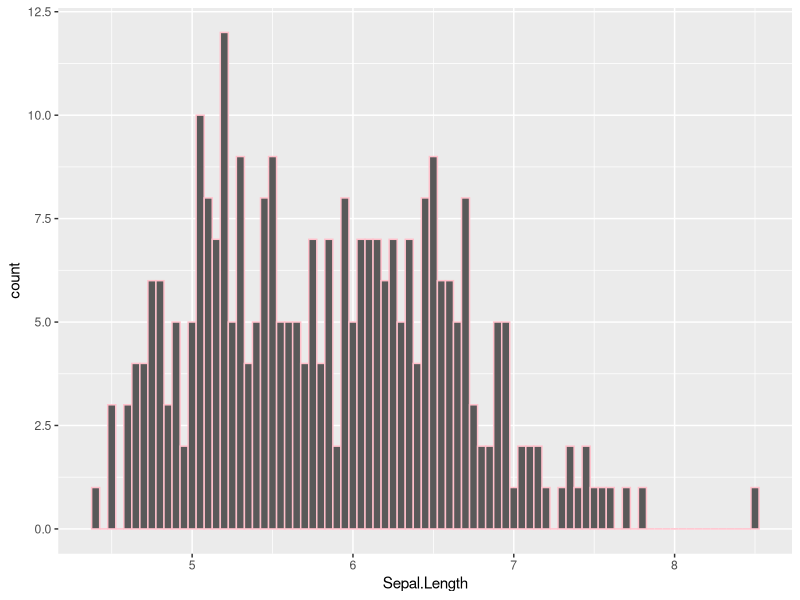
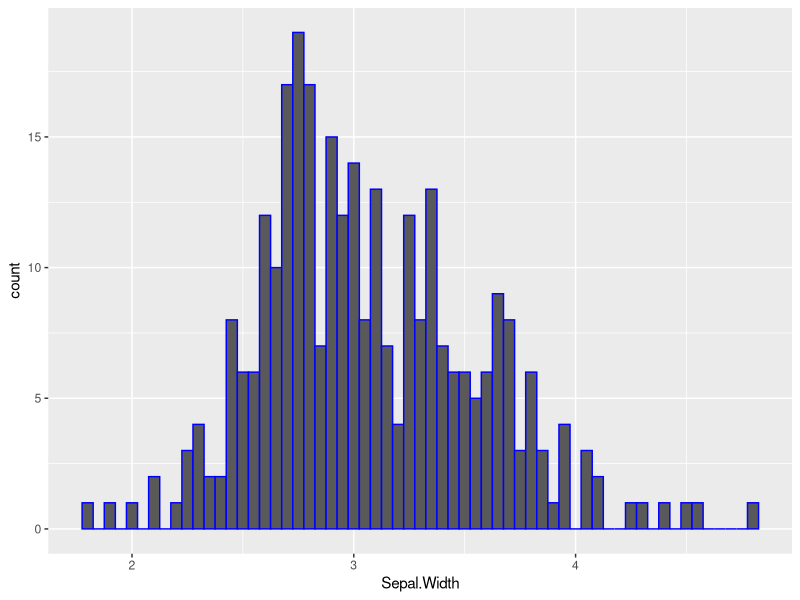
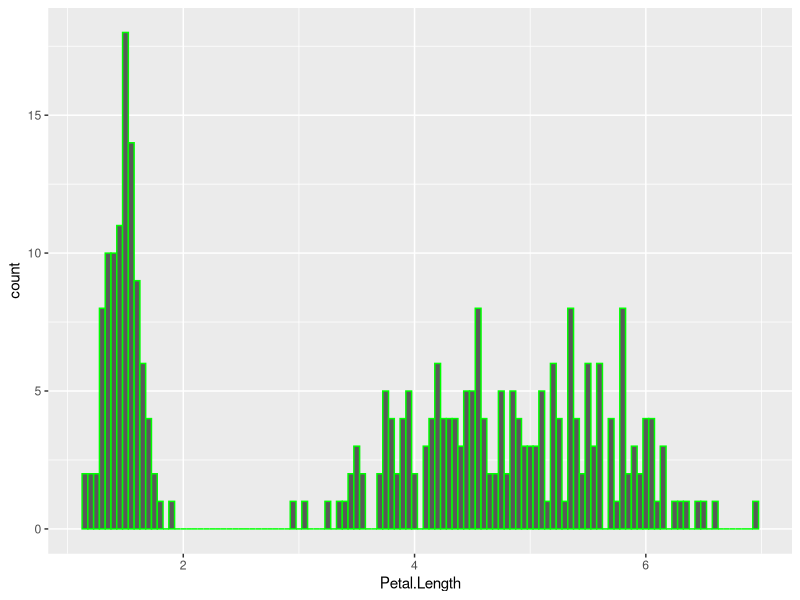
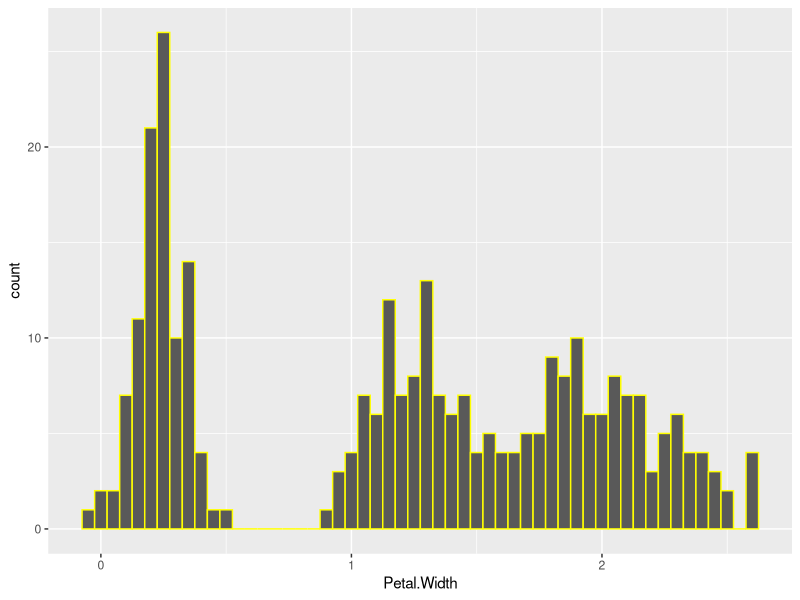

Write the R code that produced these figures, in order.
## ---- chunk 1
knitr::opts_chunk$set(echo = TRUE)
## ---- chunk 2
data <- read.csv('iris_exams.csv')
str(data)
## ---- chunk 3
head(data)
tail(data)
sepalLength <- data$Sepal.Length
sepalWidth <- data$Sepal.Width
petalLength <- data$Petal.Length
petalWidth <- data$Petal.Width
table(sepalLength)
table(sepalWidth)
table(petalLength)
table(petalWidth)
## ---- chunk 4
library('ggplot2')
library('e1071')
histSepalLength <- ggplot(data, aes(Sepal.Length))
histSepalLength + geom_histogram(binwidth = 0.05, color = 'pink') + labs(xlab = 'Sepal Length', ylab = 'Frequency')
## ---- chunk 5
histSepalWidth <- ggplot(data, aes(Sepal.Width))
histSepalWidth + geom_histogram(binwidth = 0.05, color = 'blue') + labs(xlab = 'Sepal Width', ylab = 'Frequency')
## ---- chunk 6
histPetalLength <- ggplot(data, aes(Petal.Length))
histPetalLength + geom_histogram(binwidth = 0.05, color = 'green') + labs(xlab = 'Petal Length', ylab = 'Frequency')
## ---- chunk 7
histPetalWidth <- ggplot(data, aes(Petal.Width))
histPetalWidth + geom_histogram(binwidth = 0.05, color = 'yellow') + labs(xlab = 'Petal Width', ylab = 'Frequency')
## ---- chunk 8
sepallength = c(mean = mean(sepalLength), sd = sd(sepalLength), quartile = quantile(sepalLength), min=min(sepalLength), max = max(sepalLength), skewness = skewness(sepalLength), kurtosis = kurtosis(sepalLength))
sepalwidth = c(mean = mean(sepalWidth), sd = sd(sepalWidth), quartile = quantile(sepalWidth), min=min(sepalWidth), max = max(sepalWidth), skewness = skewness(sepalWidth), kurtosis = kurtosis(sepalWidth))
petallength = c(mean = mean(petalLength), sd = sd(petalLength), quartile = quantile(petalLength), min=min(petalLength), max = max(petalLength), skewness = skewness(petalLength), kurtosis = kurtosis(petalLength))
petalwidth = c(mean = mean(petalWidth), sd = sd(petalWidth), quartile = quantile(petalWidth), min=min(petalWidth), max = max(petalWidth), skewness = skewness(petalWidth), kurtosis = kurtosis(petalWidth))
summary_stat = data.frame(sepallength, sepalwidth, petallength, petalwidth)
summary_stat
